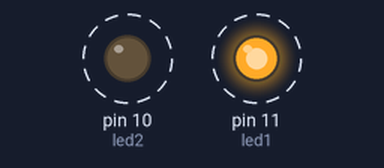
Simulated run of this sketch. Board: Arduino Uno, built with avr-gcc and run on an emulated ATmega328P. Parts: output pins drawn as LEDs (lit = HIGH). Dashed ring = blinking.

Above: at 0.2 s.
Timing chart, 0 to 3.0 s (numbered marks = the images above):
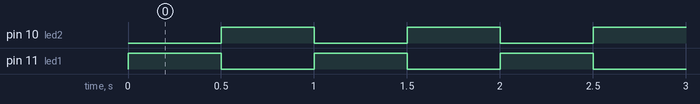

The sketch:

Blink.ino
```cpp
const int led1=11;
const int led2=10;

void setup() {
  // put your setup code here, to run once:
  Serial.begin(9600);
  pinMode(led1, OUTPUT);
  pinMode(led2, OUTPUT);

}

void loop() {
  // put your main code here, to run repeatedly:
  digitalWrite(led1, HIGH);
  digitalWrite(led2, LOW);
  delay(500);
  digitalWrite(led1, LOW);
  digitalWrite(led2, HIGH);
  delay(500);
}
```

Measured:
- by itself, pin 10 (led2), pin 11 (led1): alternates HIGH for 0.50 s and LOW for 0.50 s
